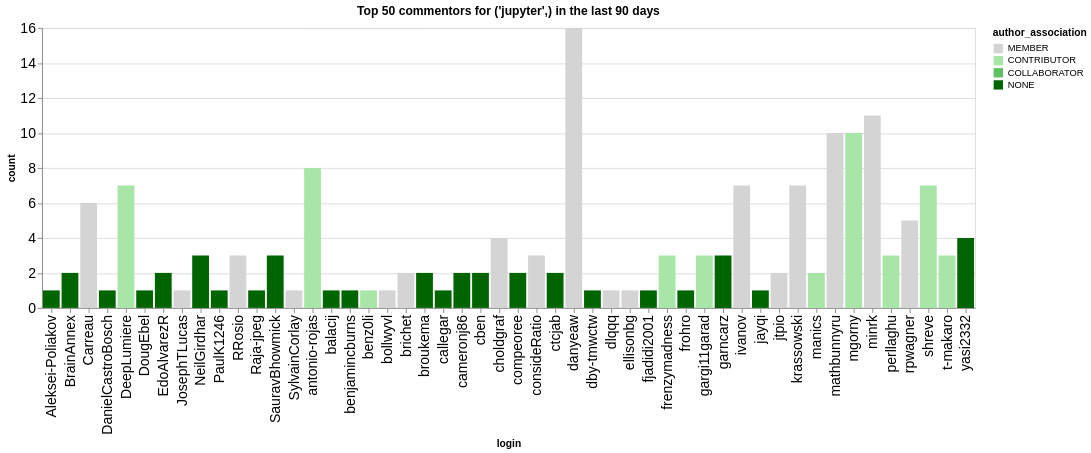

Source (notebook cell):
### Code cell
n_plot = 50
charts = []
for ii, (iorg, idata) in enumerate(commentors.groupby(['org'])):
    title = f"Top {n_plot} commentors for {iorg} in the last {n_days} days"
    idata = idata.groupby('login', as_index=False).agg({'count': 'sum', 'author_association': 'first'})
    idata = idata.sort_values('count', ascending=False).head(n_plot)
    ch = alt.Chart(data=idata.head(n_plot), title=title).mark_bar().encode(
        x='login',
        y='count',
        color=alt.Color('author_association', scale=alt.Scale(domain=author_types, range=author_colors))
    )
    charts.append(ch)
alt.hconcat(*charts)

### Figure 1 — Vega-Lite specification as saved in the notebook (floating-point values rounded to 4 significant figures)
{"config": {"axisLeft": {"labelFontSize": 15}, "axisBottom": {"labelFontSize": 15}}, "hconcat": [{"mark": {"type": "bar"}, "encoding": {"color": {"field": "author_association", "scale": {"domain": ["MEMBER", "CONTRIBUTOR", "COLLABORATOR", "NONE"], "range": ["rgb(211.82745098039214, 211.82745098039214, 211.82745098039214)", "rgb(166.98562091503268, 229.89803921568628, 166.98562091503268)", "rgb(96.37647058823529, 192.75294117647059, 96.37647058823529)", "rgb(0.0, 100.3921568627451, 0.0)"]}, "type": "nominal"}, "x": {"field": "login", "type": "nominal"}, "y": {"field": "count", "type": "quantitative"}}, "title": "Top 50 commentors for ('jupyter',) in the last 90 days"}], "data": {"name": "data-bdfe02693a5db0dd738ae707fd136841"}, "$schema": "https://vega.github.io/schema/vega-lite/v5.20.1.json", "datasets": {"data-bdfe02693a5db0dd738ae707fd136841": [{"login": "danyeaw", "count": 16, "author_association": "MEMBER"}, {"login": "minrk", "count": 11, "author_association": "MEMBER"}, {"login": "mathbunnyru", "count": 10, "author_association": "MEMBER"}, {"login": "mgorny", "count": 10, "author_association": "CONTRIBUTOR"}, {"login": "antonio-rojas", "count": 8, "author_association": "CONTRIBUTOR"}, {"login": "ivanov", "count": 7, "author_association": "MEMBER"}, {"login": "shreve", "count": 7, "author_association": "CONTRIBUTOR"}, {"login": "krassowski", "count": 7, "author_association": "MEMBER"}, {"login": "DeepLumiere", "count": 7, "author_association": "CONTRIBUTOR"}, {"login": "Carreau", "count": 6, "author_association": "MEMBER"}, {"login": "rpwagner", "count": 5, "author_association": "MEMBER"}, {"login": "yasi2332", "count": 4, "author_association": "NONE"}, {"login": "choldgraf", "count": 4, "author_association": "MEMBER"}, {"login": "consideRatio", "count": 3, "author_association": "MEMBER"}, {"login": "frenzymadness", "count": 3, "author_association": "CONTRIBUTOR"}, {"login": "SauravBhowmick", "count": 3, "author_association": "NONE"}, {"login": "RRosio", "count": 3, "author_association": "MEMBER"}, {"login": "NeilGirdhar", "count": 3, "author_association": "NONE"}, {"login": "t-makaro", "count": 3, "author_association": "CONTRIBUTOR"}, {"login": "garncarz", "count": 3, "author_association": "NONE"}, {"login": "gargi11garad", "count": 3, "author_association": "CONTRIBUTOR"}, {"login": "perllaghu", "count": 3, "author_association": "CONTRIBUTOR"}, {"login": "ctcjab", "count": 2, "author_association": "NONE"}, {"login": "BrainAnnex", "count": 2, "author_association": "NONE"}, {"login": "jtpio", "count": 2, "author_association": "MEMBER"}, {"login": "manics", "count": 2, "author_association": "CONTRIBUTOR"}, {"login": "broukema", "count": 2, "author_association": "NONE"}, {"login": "cameronj86", "count": 2, "author_association": "NONE"}, {"login": "brichet", "count": 2, "author_association": "MEMBER"}, {"login": "cben", "count": 2, "author_association": "NONE"}, {"login": "EdoAlvarezR", "count": 2, "author_association": "NONE"}, {"login": "compeoree", "count": 2, "author_association": "NONE"}, {"login": "Aleksei-Poliakov", "count": 1, "author_association": "NONE"}, {"login": "benz0li", "count": 1, "author_association": "CONTRIBUTOR"}, {"login": "fjadidi2001", "count": 1, "author_association": "NONE"}, {"login": "ellisonbg", "count": 1, "author_association": "MEMBER"}, {"login": "dlqqq", "count": 1, "author_association": "MEMBER"}, {"login": "dby-tmwctw", "count": 1, "author_association": "NONE"}, {"login": "callegar", "count": 1, "author_association": "NONE"}, {"login": "bollwyvl", "count": 1, "author_association": "MEMBER"}, {"login": "benjamincburns", "count": 1, "author_association": "NONE"}, {"login": "DougEbel", "count": 1, "author_association": "NONE"}, {"login": "PaulK1246", "count": 1, "author_association": "NONE"}, {"login": "JosephTLucas", "count": 1, "author_association": "MEMBER"}, {"login": "DanielCastroBosch", "count": 1, "author_association": "NONE"}, {"login": "Raja-jpeg", "count": 1, "author_association": "NONE"}, {"login": "SylvainCorlay", "count": 1, "author_association": "MEMBER"}, {"login": "balacij", "count": 1, "author_association": "NONE"}, {"login": "frohro", "count": 1, "author_association": "NONE"}, {"login": "jayqi", "count": 1, "author_association": "NONE"}]}}
